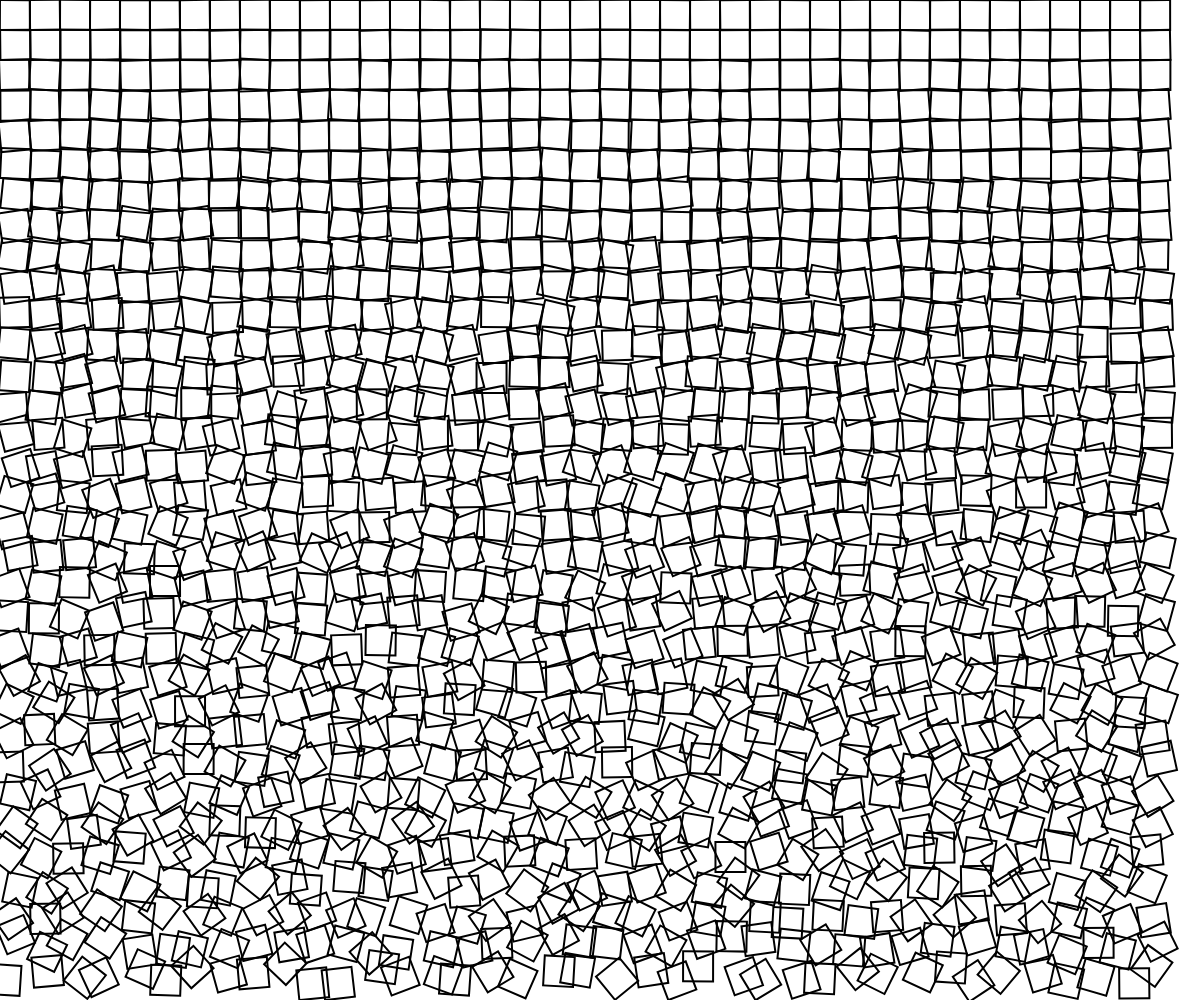
Frame 1 (no input)
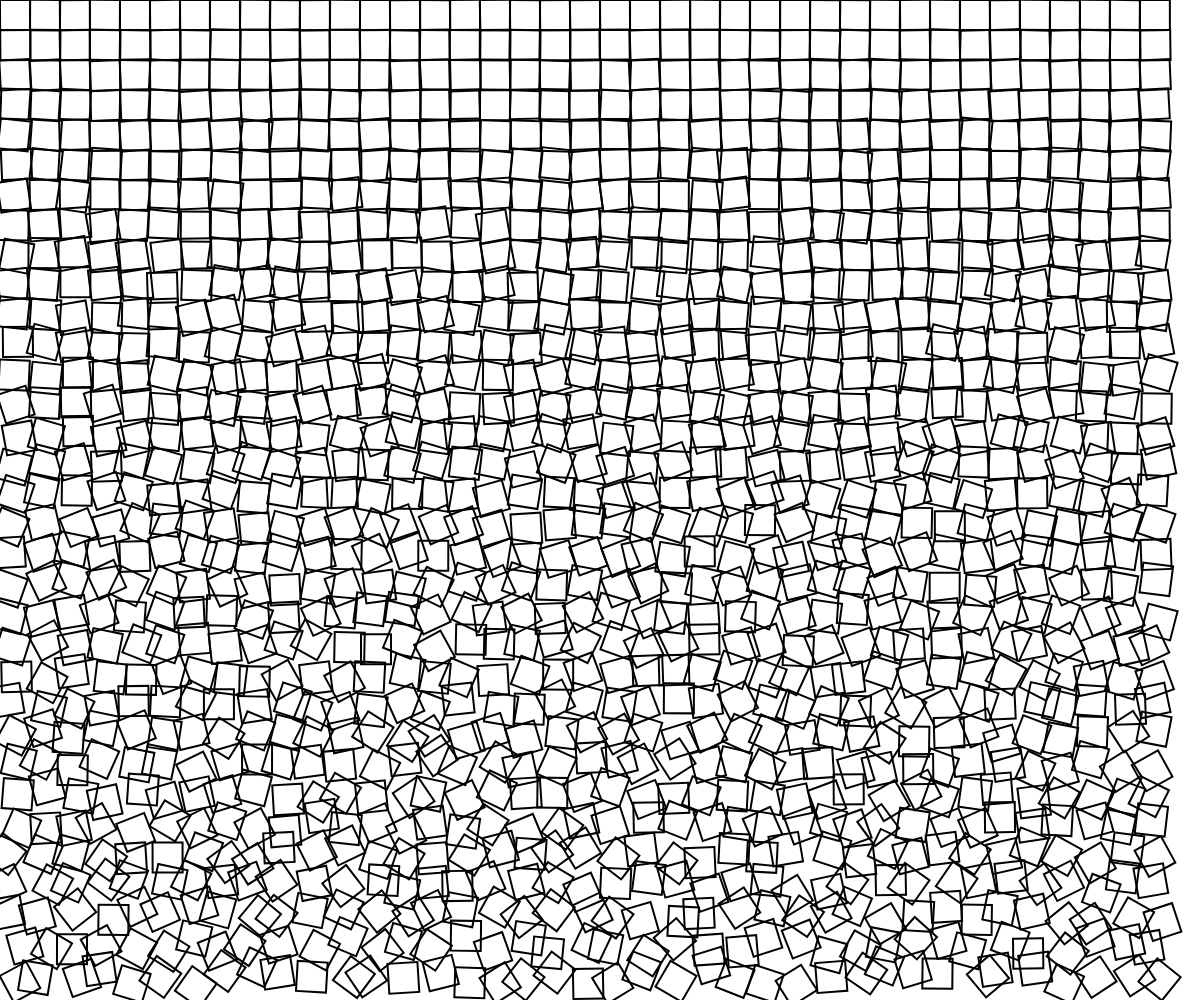
Frame 2 (the mouse pressed at the canvas centre, redrawn once)

The p5.js sketch that drew these frames (run headless with seeded random() and noise() and a simulated clock; the mouse was pressed at the canvas centre and the sketch redrawn once):

// p5.js sketch
// ── sketch.js
// Cubic Disarray Reproduction
const squareSize = 30;

function setup() {
  createCanvas(windowWidth, windowHeight);
  strokeWeight(2);
  rectMode(CENTER);
  noLoop();
  noFill();
}

function draw() {
  background(255);
  drawRectangles();
}

function drawRectangles() {
  for (let x = squareSize / 2; x < width - squareSize / 2; x += squareSize) {
    for (let y = squareSize / 2; y < height - squareSize / 2; y += squareSize) {
      push();
      translate(x, y);
      let rAmount = map(y, 0, height, 0, 45);
      rotate(radians(random(-rAmount, rAmount)));
      let offset = map(y, 0, height, 0, 10);

      rect(random(-offset, offset), random(-offset, offset), squareSize, squareSize);
      pop();
    }
  }
}
